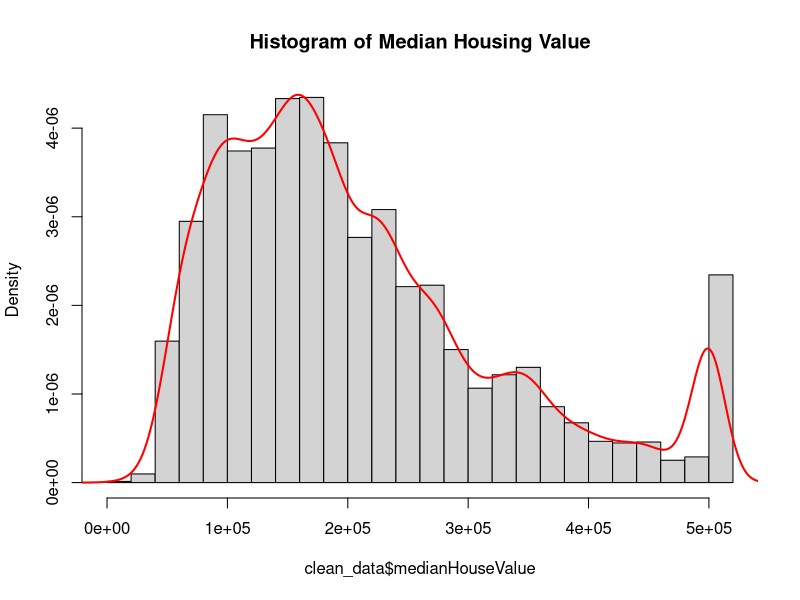
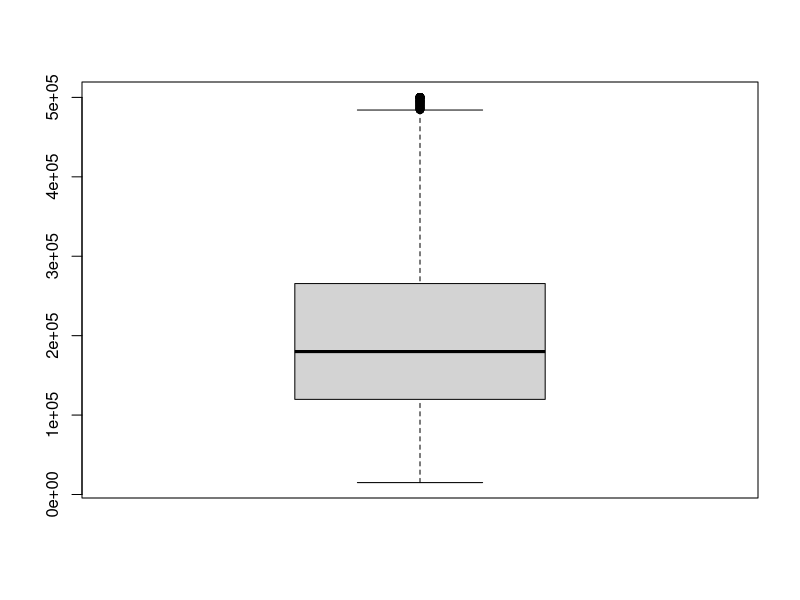
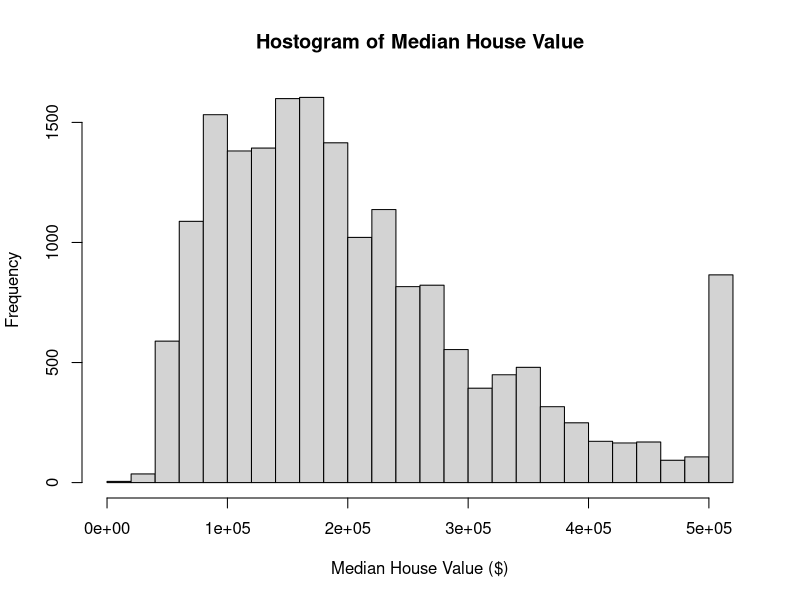
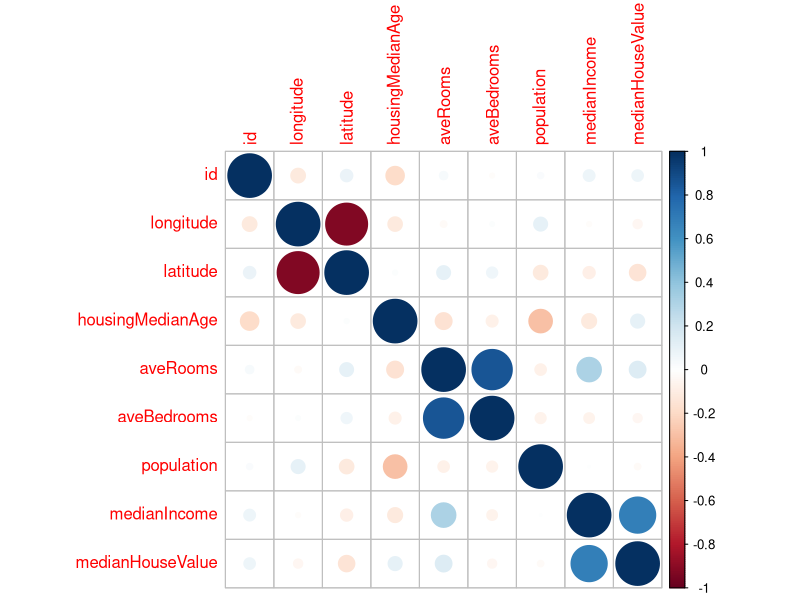
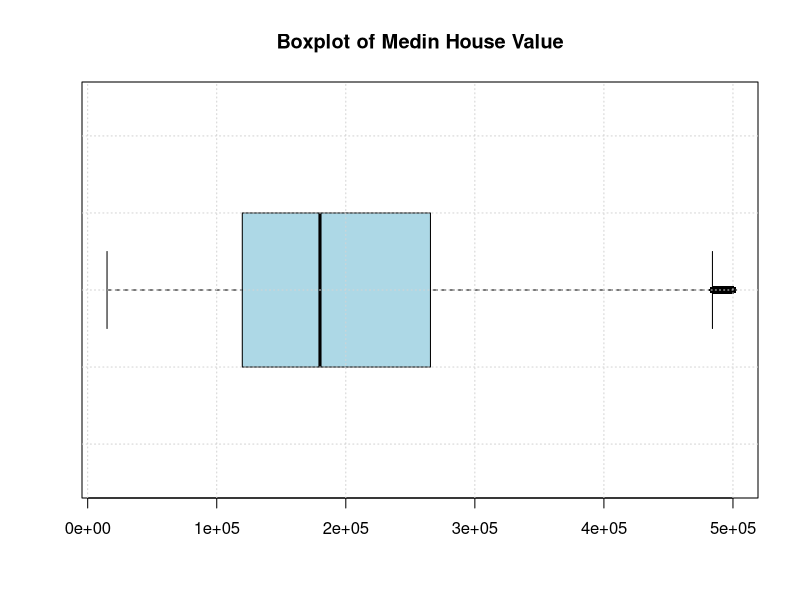
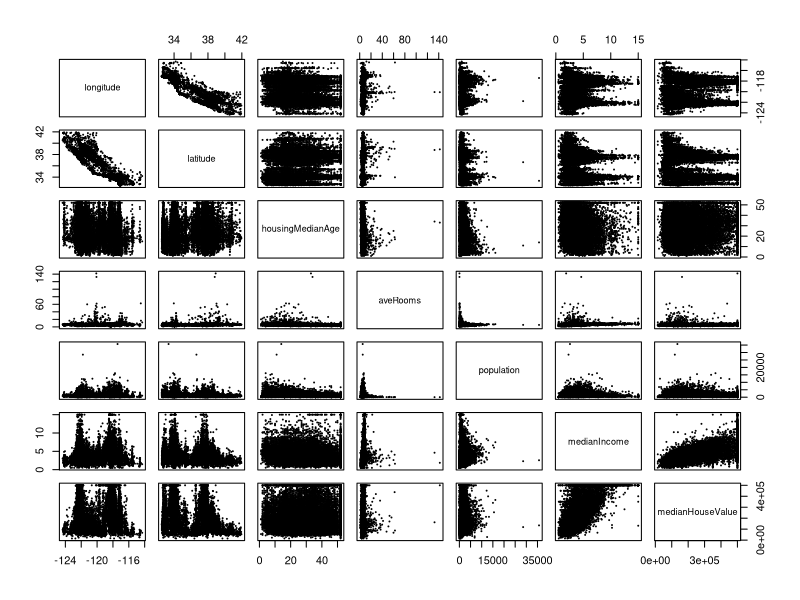
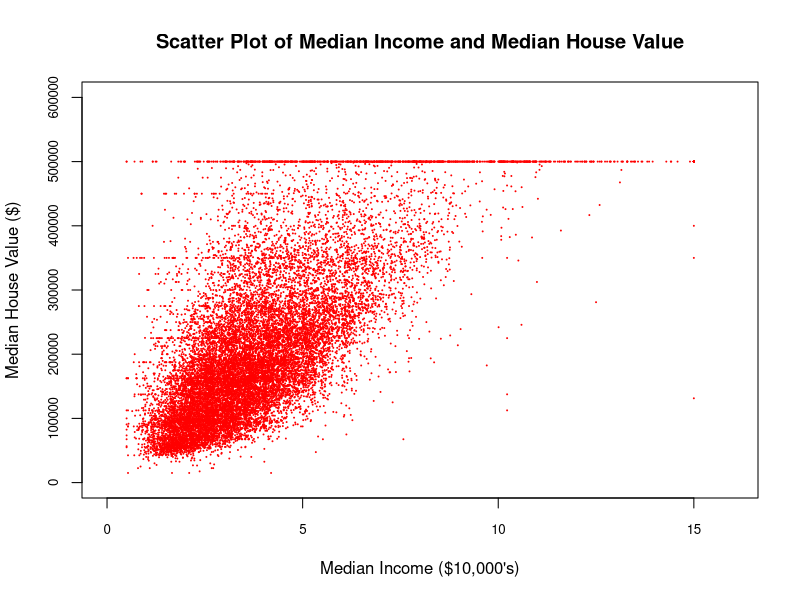
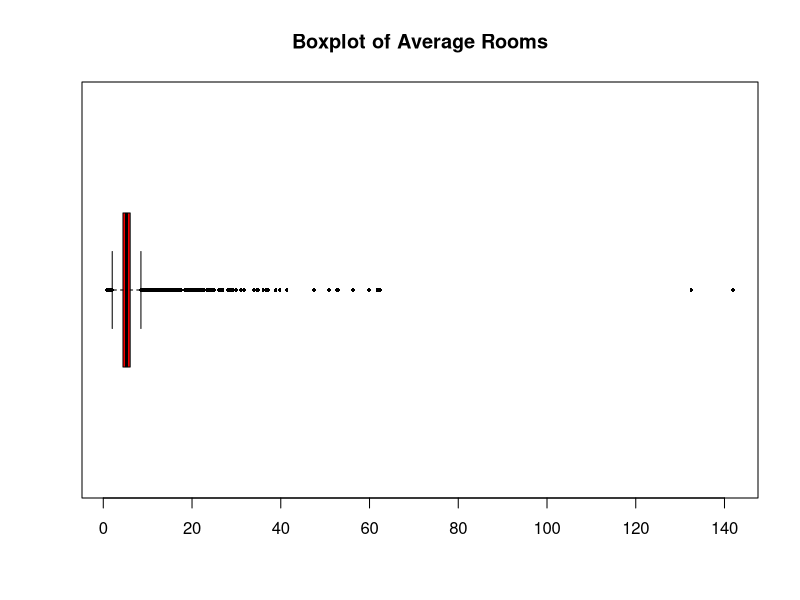

These figures' R source, in order:
## ---- chunk 1
knitr::opts_chunk$set(echo = TRUE)

library(car)
library(dplyr)
library(ggplot2)
library(car)

library(corrplot) # for correlation plot 
library(leaps) # for Best Subset Selection 
## ---- chunk 2
# Load the data 
data <- read.csv("Assignt1_data.csv", header = TRUE)

# Summary Statistics of the Original Data 
str(data) 
head(data)
dim(data) 
summary(data)
## ---- chunk 3
# Clean the data 
colSums(is.na(data))  # Count NAs in each column
# 190 out of 18640 rows with na values in aveBedrooms 
clean_data <- na.omit(data) # remove na rows 

# Summary Stats of the Cleaned Data 
str(clean_data) 
head(clean_data)
dim(clean_data) 
summary(clean_data)
## ---- chunk 4
hist(clean_data$medianHouseValue,
     breaks = 30,
     freq = FALSE,
     main = "Histogram of Median Housing Value")
lines(density(clean_data$medianHouseValue), col = "red", lwd = 2)
boxplot(clean_data$medianHouseValue)

hist(clean_data$medianHouseValue,
     xlab = "Median House Value ($)",
     ylab = "Frequency",
     main = "Hostogram of Median House Value",
     breaks = 25)
## ---- chunk 5
numeric.data <-  clean_data[sapply(clean_data, is.numeric)]
head(numeric.data)
cor_medianHouseValue <- cor(clean_data$medianHouseValue, 
                            clean_data[, c("longitude", 
                                            "latitude", 
                                            "housingMedianAge",
                                            "aveRooms",
                                            "aveBedrooms",
                                            "population",
                                            "medianIncome")])
print(cor_medianHouseValue)
corrplot(cor(clean_data[, sapply(clean_data, is.numeric)]), method = "circle")
## ---- chunk 6
boxplot_medianHouseValue <- boxplot(clean_data$medianHouseValue,
        main = "Boxplot of Medin House Value", 
        outline = TRUE, 
        col = "lightblue", 
        horizontal = TRUE,
        cex = 1, 
        col.out = "red", 
        pch = 16)
grid()

outliers <- boxplot_medianHouseValue$out
num_outliers <- length(outliers) 
print(paste("Number of outliers:", num_outliers))
## ---- chunk 7
# Pairwise scatter plots for numeric variables 
pairs(clean_data[, 
                 c("longitude", 
                   "latitude", 
                   "housingMedianAge", 
                   "aveRooms", 
                   "population", 
                   "medianIncome", 
                   "medianHouseValue")],
      cex = 0.1)

## ---- chunk 8
options(scipen = 999)
plot(clean_data$medianIncome, clean_data$medianHouseValue,
     xlab = "Median Income ($10,000's)", ylab = "Median House Value ($)",
     main = "Scatter Plot of Median Income and Median House Value",
     cex = 0.1,
     col = "red",
     xlim = c(0, 16),
     ylim = c(0, 600000), 
     cex.axis = 0.8)
## ---- chunk 9
boxplot(data$aveRooms, 
        main = "Boxplot of Average Rooms",
        cex = 0.5,
        pch = 16, 
        col = "red",
        horizontal = TRUE)
## ---- chunk 10
ggplot(clean_data, aes(x = clean_data$longitude, y = clean_data$latitude)) + 
  geom_point(aes(color = clean_data$medianHouseValue), size = 0.7) + 
  scale_color_gradient(low = "blue", high = "red", 
                       name = "Median House Value ($)") +
  theme_minimal() + 
  ggtitle("Geospatial Plot of Median Housing Price") + 
  labs(x = "Longitude", y = "Latitude") 

# Longitude represents east-west position (-180: west, 180: east) 
# Latitude represents north-south position  (-90: south, 90:north) 
## ---- chunk 11
ggplot(clean_data, aes(x = clean_data$longitude, y = clean_data$latitude)) + 
  geom_point(aes(color = clean_data$medianIncome), size = 0.7) + 
  scale_color_gradient(low = "blue", high = "red", 
                       name = "Median Income ($10,000's)") +
  theme_minimal() + 
  ggtitle("Geospatial Plot of Median Income ($10,000's)") + 
  labs(x = "Longitude", y = "Latitude") 
## ---- chunk 12
fit1 <- lm(clean_data$medianHouseValue ~. - id, data = clean_data) 
summary(fit1)
## ---- chunk 13
par(mfrow = c(2,2))
plot(fit1, cex = 0.1)
## ---- chunk 14
par(mfrow = c(1, 1)) 
options(scipen = 999) 
plot(fit1, which = 1, cex = 0.2, pch = 16, cex.axis = 0.6,
     main = "Residual Plot (Residual vs Fitted) of Fit1 (using all Predictors)") 
## ---- chunk 15
plot(fit1, which = 2, cex = 0.2, pch = 16, cex.axis = 0.8,
     main = "(Normal) QQ Plot of Fit1 (using all Predictors)") 
## ---- chunk 16
residuals_fit1 <- residuals(fit1)
stdresiduals_fit1 <- rstandard(fit1)
outlier_row_number <- which(abs(stdresiduals_fit1) > 3)

length(outlier_row_number) # gives how many outliers are there 
## ---- chunk 17
leverage_values <- hatvalues(fit1)

p_lvg <- length(coef(fit1)) 
n_lvg <- nrow(clean_data) 
threshold_lvg <- (p_lvg + 1) / n_lvg

highlvg_row_number <- which(leverage_values > threshold_lvg)
# highlvg_row_number 
length(highlvg_row_number)

plot(leverage_values, type = "h", col = "blue")
abline(h = 2 * mean(leverage_values), col = "red")
## ---- chunk 18
vif(fit1)
## ---- chunk 19
fit2 <- lm(clean_data$medianHouseValue ~. - id - population, data = clean_data) 
summary(fit2) 
# no obvious changes here in terms of t and F test results, Std Error and Estimate 
## ---- chunk 20
fit3 <- lm(clean_data$medianHouseValue ~. - id - population - longitude, 
           data = clean_data) 
summary(fit3) 
# Latitude become insiginificant this time - try interaction 
## ---- chunk 21
fit4 <- lm(clean_data$medianHouseValue ~. + longitude:latitude - id - population, 
           data = clean_data) 
summary(fit4) 
## ---- chunk 22
fit5 <- lm(clean_data$medianHouseValue ~. + longitude:latitude - id - population - aveBedrooms, 
           data = clean_data) 
summary(fit5) 
## ---- chunk 23
fit6 <- lm(clean_data$medianHouseValue ~. + longitude:latitude + aveRooms:aveBedrooms - id - population, 
           data = clean_data) 
summary(fit6) 
## ---- chunk 24
fit7 <- lm(log(medianHouseValue) ~ .
           + longitude:latitude + aveRooms:aveBedrooms - id - population, 
           data = clean_data)
summary(fit7)
## ---- chunk 25
lm_3var <- regsubsets(clean_data$medianHouseValue ~ ., 
                         data = clean_data, 
                         nvmax = 3)
coef(lm_3var, id = 3)
